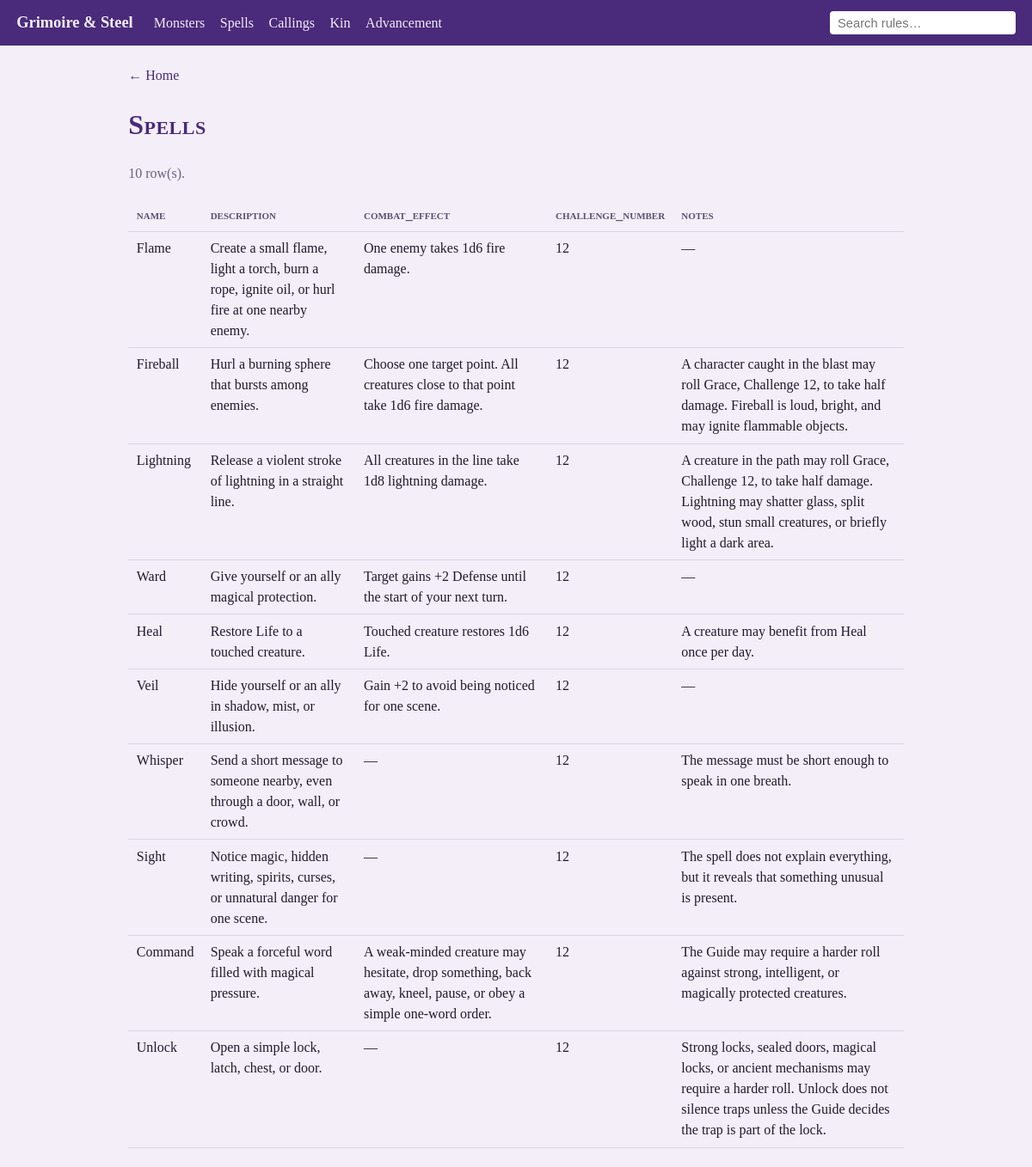
The app's page /spells with its own data.
### tables this page shows
CREATE TABLE spell (
    spell_id INTEGER PRIMARY KEY,
    name TEXT NOT NULL UNIQUE,
    description TEXT NOT NULL,
    combat_effect TEXT,
    challenge_number INTEGER,
    notes TEXT,
    sort_order INTEGER NOT NULL UNIQUE,
    CHECK (challenge_number IS NULL OR challenge_number > 0)
) STRICT;

### app/app.py (the view)
    def view():
        return content(key)

### app/app.py (called while the page is built)
@app.after_request
def allow_local_control(resp):
    resp.headers["Access-Control-Allow-Origin"] = "*"
    return resp

def get_db():
    if "db" not in g:
        if not DB.exists():
            raise RuntimeError(f"{DB} not found - run 'py gns/build/load_gns.py' first.")
        g.db = sqlite3.connect(DB)
        g.db.row_factory = sqlite3.Row
    return g.db

@app.route("/c/<key>")
def content(key):
    if key not in CONTENT_PAGES:
        abort(404)
    db = get_db()
    title, sql = CONTENT_PAGES[key]
    rows = db.execute(sql).fetchall()
    cols = rows[0].keys() if rows else []
    return render_template("rows.html", title=title, columns=cols, rows=rows, source=key)

def _make_alias(key):
    def view():
        return content(key)
    view.__name__ = f"content_{key}"
    return view

### app/templates/rows.html (shortened to what this page needs)
{% extends "base.html" %}
{% block content %}
  <p><a class="back" href="{{ url_for('index') }}">&larr; Home</a></p>
  <h1>{{ title }}</h1>
  <p class="muted">{{ rows|length }} row(s).</p>
  <table class="grid">
    <thead>
      <tr>{% for c in columns %}<th>{{ c }}</th>{% endfor %}</tr>
    </thead>
    <tbody>
      {% for row in rows %}
        <tr>{% for c in columns %}<td>{{ row[c] if row[c] is not none else '—' }}</td>{% endfor %}</tr>
      {% else %}
        <tr><td colspan="{{ columns|length or 1 }}">No rows.</td></tr>
      {% endfor %}
    </tbody>
  </table>
{% endblock %}

### app/templates/base.html (style rules this page uses)
:root { --ink:#211a30; --paper:#f3eef7; --accent:#4a2a7a; --accent2:#7a1f12; }
* { box-sizing: border-box; }
body { margin:0; font-family: Georgia, "Times New Roman", serif; background: var(--paper); color: var(--ink); line-height:1.5; }
h1,h2 { font-variant: small-caps; letter-spacing:.5px; color:var(--accent); }
.muted { color:#6b6080; }
table.grid { width:100%; border-collapse:collapse; }
table.grid th, table.grid td { text-align:left; padding:.45rem .6rem; border-bottom:1px solid #ddd3ea; vertical-align:top; }
table.grid th { font-variant:small-caps; color:#5b5070; }
a.back { color:var(--accent); text-decoration:none; }

### records on screen
spell: name "Flame" "Create a small flame, light a torch, burn a rope, ignite oil, or hurl fire at one nearby enemy." "One enemy takes 1d6 fire damage." "12" "—"
spell: name "Fireball" "Hurl a burning sphere that bursts among enemies." "Choose one target point. All creatures close to that point take 1d6 fire damage." "12" "A character caught in the blast may roll Grace, Challenge 12, to take half damage. Fireball is loud, bright, and may ignite flammable objects."
spell: name "Lightning" "Release a violent stroke of lightning in a straight line." "All creatures in the line take 1d8 lightning damage." "12" "A creature in the path may roll Grace, Challenge 12, to take half damage. Lightning may shatter glass, split wood, stun small creatures, or briefly light a dark area."
spell: name "Ward" "Give yourself or an ally magical protection." "Target gains +2 Defense until the start of your next turn." "12" "—"
spell: name "Heal" "Restore Life to a touched creature." "Touched creature restores 1d6 Life." "12" "A creature may benefit from Heal once per day."
spell: name "Veil" "Hide yourself or an ally in shadow, mist, or illusion." "Gain +2 to avoid being noticed for one scene." "12" "—"
spell: name "Whisper" "Send a short message to someone nearby, even through a door, wall, or crowd." "—" "12" "The message must be short enough to speak in one breath."
spell: name "Sight" "Notice magic, hidden writing, spirits, curses, or unnatural danger for one scene." "—" "12" "The spell does not explain everything, but it reveals that something unusual is present."
spell: name "Command" "Speak a forceful word filled with magical pressure." "A weak-minded creature may hesitate, drop something, back away, kneel, pause, or obey a simple one-word order." "12" "The Guide may require a harder roll against strong, intelligent, or magically protected creatures."
spell: name "Unlock" "Open a simple lock, latch, chest, or door." "—" "12" "Strong locks, sealed doors, magical locks, or ancient mechanisms may require a harder roll. Unlock does not silence traps unless the Guide decides the trap is part of the lock."

### other values on screen
{{ title }} "Spells"
{{ rows|length }} "10"
{{ c }} "name" "description" "combat_effect" "challenge_number" "notes"
